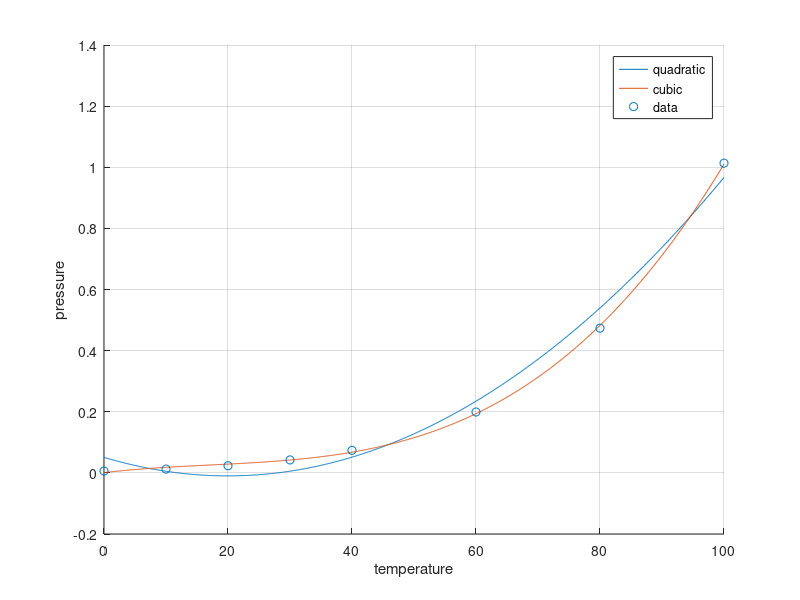

Recreate this plot in MATLAB.
T = [0 10 20 30 40 60 80 100];
P = [0.0061 0.0123 0.0234 0.0424 0.0738 0.1992 0.4736 1.0133];

x_plot = linspace(0, 100, 1000);
[p_quad, s_quad] = polyfit(T, P, 2);
[p_cubic, s_cubic] = polyfit(T, P, 3);
y_quad = polyval(p_quad, x_plot);
y_cubic = polyval(p_cubic, x_plot);

clf;
hold on;
plot(x_plot, y_quad);
plot(x_plot, y_cubic);
scatter(T, P);
legend('quadratic', 'cubic', 'data');
xlabel('temperature');
ylabel('pressure');
grid on;

x_val = 45;
y_est_quad = polyval(p_quad, x_val);
y_est_cubic = polyval(p_cubic, x_val);

fprintf('quadratic estimate at T = 45°C: %.5f bar\n', y_est_quad);
fprintf('cubic estimate at T = 45°C: %.5f bar\n', y_est_cubic);
fprintf('quadratic error (norm): %.5f\n', s_quad.normr);
fprintf('cubic error (norm): %.5f\n', s_cubic.normr);

